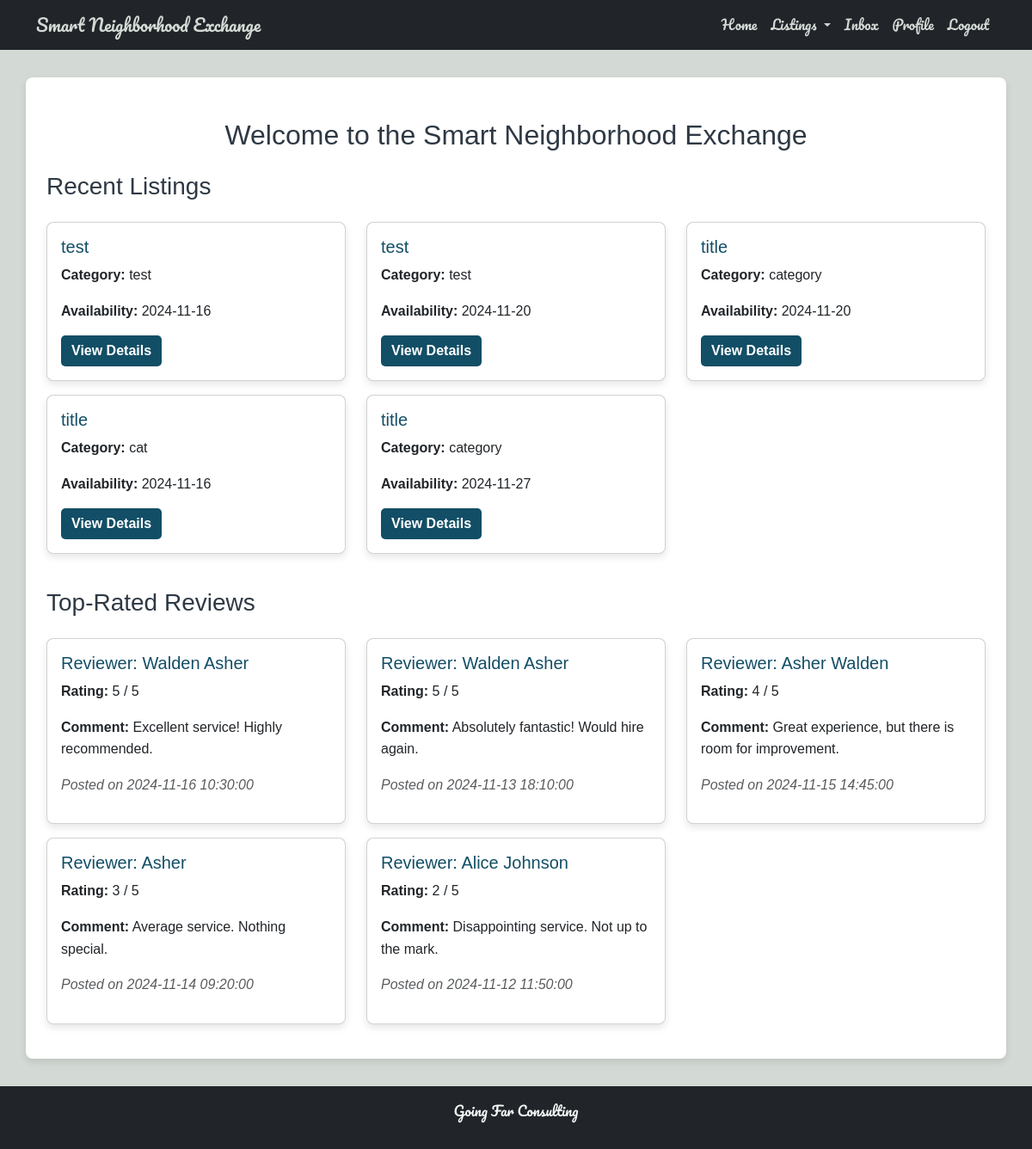
Screenshot of /index (signed in) with the database file from the repository.
### tables this page shows
CREATE TABLE resources (
            resource_id INTEGER PRIMARY KEY AUTOINCREMENT,
            user_id INTEGER NOT NULL,
            title TEXT NOT NULL,
            description TEXT,
            images TEXT,
            category TEXT,
            availability TEXT,
            date_posted TEXT NOT NULL,
            FOREIGN KEY (user_id) REFERENCES users (id) ON DELETE CASCADE
        );

CREATE TABLE reviews (
            review_id INTEGER PRIMARY KEY AUTOINCREMENT,
            user_id INTEGER NOT NULL,
            reviewer_id INTEGER NOT NULL,
            rating INTEGER NOT NULL,
            comment TEXT,
            timestamp TEXT NOT NULL,
            FOREIGN KEY (user_id) REFERENCES users (id) ON DELETE CASCADE,
            FOREIGN KEY (reviewer_id) REFERENCES users (id) ON DELETE CASCADE
        );

CREATE TABLE users (
            id INTEGER PRIMARY KEY AUTOINCREMENT,
            name TEXT NOT NULL,
            email TEXT NOT NULL UNIQUE,
            password TEXT NOT NULL,
            location TEXT,
            profile_image TEXT
        );

### app.py (the view)
@app.route('/')
@app.route('/index')
def index():
    recent_resources = get_recent_resources()
    top_reviews = get_top_reviews()
    return render_template('index.html', recent_resources=recent_resources, top_reviews=top_reviews)

### app.py (called while the page is built)
@app.before_request
def initialize_database():
    init_db()

@app.teardown_appcontext
def shutdown_session(exception=None):
    close_db()

### database.py (called while the page is built)
def get_db():
    if 'db' not in g:
        g.db = sqlite3.connect(DATABASE)
        g.db.row_factory = sqlite3.Row
    return g.db

def get_recent_resources(limit=5):
    return get_db().execute(
        "SELECT * FROM resources ORDER BY date_posted DESC LIMIT ?", (limit,)
    ).fetchall()

def get_top_reviews(limit=5):
    return get_db().execute(
        '''
        SELECT r.*, u.name as reviewer_name
        FROM reviews r
        JOIN users u ON r.reviewer_id = u.id
        ORDER BY r.rating DESC, r.timestamp DESC
        LIMIT ?
        ''', (limit,)
    ).fetchall()

### templates/index.html (shortened to what this page needs)
{% extends "base.html" %}
{% block content %}
<div class="container mt-4">
    <div class="text-center">
        <h2 class="mb-4">Welcome to the Smart Neighborhood Exchange</h2>
    </div>
    <h3 class="my-4">Recent Listings</h3>
    {% if recent_resources %}
        <div class="row">
            {% for resource in recent_resources %}
            <div class="col-md-4 mb-3">
                <div class="card h-100">
                    <div class="card-body">
                        <h5 class="card-title">{{ resource.title }}</h5>
                        <p class="card-text"><strong>Category:</strong> {{ resource.category }}</p>
                        <p class="card-text"><strong>Availability:</strong> {{ resource.availability }}</p>
                        <a href="{{ url_for('view_resource', id=resource.resource_id) }}" class="btn btn-primary">View Details</a>
                    </div>
                </div>
            </div>
            {% endfor %}
        </div>
    {% else %}
        <p class="text-muted">No recent listings available.</p>
    {% endif %}
    <h3 class="my-4">Top-Rated Reviews</h3>
    {% if top_reviews %}
        <div class="row">
            {% for review in top_reviews %}
            <div class="col-md-4 mb-3">
                <div class="card h-100">
                    <div class="card-body">
                        <h5 class="card-title">Reviewer: {{ review.reviewer_name }}</h5>
                        <p class="card-text"><strong>Rating:</strong> {{ review.rating }} / 5</p>
                        <p class="card-text"><strong>Comment:</strong> {{ review.comment }}</p>
                        <p class="text-muted"><em>Posted on {{ review.timestamp }}</em></p>
                    </div>
                </div>
            </div>
            {% endfor %}
        </div>
    {% else %}
        <p class="text-muted">No top-rated reviews available.</p>
    {% endif %}
</div>
{% endblock %}

### static/style.css (style rules this page uses)
* { margin: 0; padding: 0; box-sizing: border-box; }
body { font-family: Arial, sans-serif; line-height: 1.6; color: #2E3944; background-color: #D3D9D4; }
.card { border-radius: 8px; box-shadow: 0 4px 8px rgba(0, 0, 0, 0.1); }
.card-title { color: #124E66; }
button, .btn { font-size: 16px; font-weight: bold; border: none; border-radius: 5px; transition: background-color 0.3s ease, color 0.3s ease; }
.btn-primary, .btn-info { background-color: #124E66; color: #FFFFFF; }

### rows the page displays
resources: title "test", category "test", availability "2024-11-16"
resources: title "test", category "test", availability "2024-11-20"
resources: title "title", category "category", availability "2024-11-20"
resources: title "title", category "cat", availability "2024-11-16"
resources: title "title", category "category", availability "2024-11-27"
reviews: reviewer_name "Walden Asher", rating "5", comment "Excellent service! Highly recommended.", timestamp "2024-11-16 10:30:00"
reviews: reviewer_name "Walden Asher", rating "5", comment "Absolutely fantastic! Would hire again.", timestamp "2024-11-13 18:10:00"
reviews: reviewer_name "Asher Walden", rating "4", comment "Great experience, but there is room for improvement.", timestamp "2024-11-15 14:45:00"
reviews: reviewer_name "Asher", rating "3", comment "Average service. Nothing special.", timestamp "2024-11-14 09:20:00"
reviews: reviewer_name "Alice Johnson", rating "2", comment "Disappointing service. Not up to the mark.", timestamp "2024-11-12 11:50:00"
